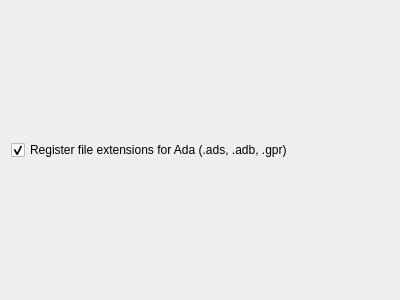
<?xml version="1.0" encoding="UTF-8"?>
<ui version="4.0">
 <class>RegisterFileExtensionsForm</class>
 <widget class="QWidget" name="RegisterFileExtensionsForm">
  <property name="geometry">
   <rect>
    <x>0</x>
    <y>0</y>
    <width>400</width>
    <height>300</height>
   </rect>
  </property>
  <property name="windowTitle">
   <string>Form</string>
  </property>
  <layout class="QVBoxLayout" name="verticalLayout">
   <item>
    <widget class="QCheckBox" name="RegisterFileExtensionsCheckBox">
     <property name="text">
      <string>Register file extensions for Ada (.ads, .adb, .gpr)</string>
     </property>
     <property name="checked">
      <bool>true</bool>
     </property>
    </widget>
   </item>
  </layout>
 </widget>
 <resources/>
 <connections/>
</ui>
